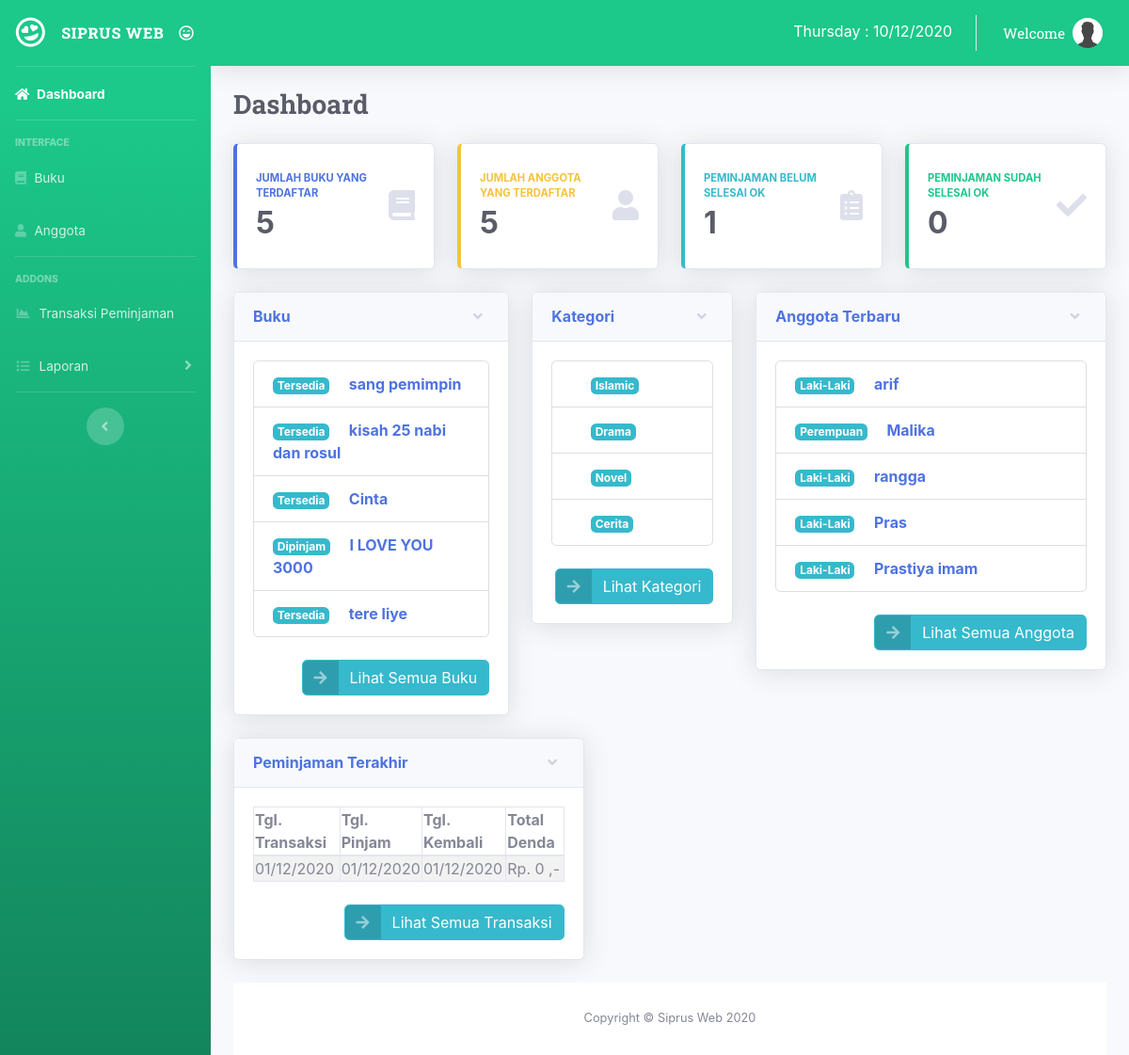
Screenshot of /index.php/admin with the database file from the repository.
### tables this page shows
CREATE TABLE `buku` (
  `id_buku` int(5) NOT NULL,
  `id_kategori` int(5) NOT NULL,
  `judul_buku` varchar(50) NOT NULL,
  `pengarang` varchar(35) NOT NULL,
  `thn_terbit` date NOT NULL,
  `penerbit` varchar(50) NOT NULL,
  `isbn` varchar(20) NOT NULL,
  `jumlah_buku` int(3) NOT NULL,
  `lokasi` enum('Rak 1','Rak 2','Rak 3') NOT NULL,
  `gambar` varchar(220) NOT NULL,
  `tgl_input` date NOT NULL,
  `status_buku` enum('1','0') NOT NULL
);

CREATE TABLE `kategori` (
  `id_kategori` int(11) NOT NULL,
  `nama_kategori` varchar(50) NOT NULL
);

CREATE TABLE `anggota` (
  `id_anggota` int(11) NOT NULL,
  `nama_anggota` varchar(50) NOT NULL,
  `gender` enum('Laki-Laki','Perempuan') NOT NULL,
  `no_telp` varchar(20) NOT NULL,
  `alamat` varchar(50) NOT NULL,
  `email` varchar(30) NOT NULL,
  `password` varchar(20) NOT NULL
);

CREATE TABLE `transaksi` (
  `id_pinjam` int(11) NOT NULL,
  `tgl_pencatatan` datetime NOT NULL,
  `id_anggota` int(4) NOT NULL,
  `id_buku` int(4) NOT NULL,
  `tgl_pinjam` date NOT NULL,
  `tgl_kembali` date NOT NULL,
  `denda` double NOT NULL,
  `tgl_pengembalian` date NOT NULL,
  `total_denda` double NOT NULL,
  `status_pengembalian` varchar(20) NOT NULL,
  `status_peminjaman` varchar(20) NOT NULL
);

### application/controllers/Admin.php (called while the page is built, shortened)
<?php
class Admin extends CI_Controller
{
  function index()
  {
    $data['title'] = 'Dashboard';
    $data['transaksi'] = $this->db->query("select * from transaksi order by id_pinjam
desc limit 10")->result();
    $data['anggota'] = $this->db->query("select * from anggota order by id_anggota
desc limit 10")->result();
    $data['buku'] = $this->db->query("select * from buku order by id_buku desc
limit 10")->result();
    $data['kategori'] = $this->db->query("select * from kategori order by id_kategori desc
limit 10")->result();
    $this->load->view('admin/header', $data);
    $this->load->view('admin/index', $data);
    $this->load->view('admin/footer');
  }
}

### index.php (called while the page is built, shortened)
<?php
require_once BASEPATH.'core/CodeIgniter.php';

### application/models/M_perpus.php (called while the page is built, shortened)
<?php
class M_perpus extends CI_model
{
	function edit_data($where,$table)
	{
		return $this->db->get_where($table,$where);
	}
	function get_data($table)
	{
		return $this->db->get($table);
	}
}
?>

### application/views/admin/index.php (the view, shortened to what this page needs)
        <div class="container-fluid">
          <div class="d-sm-flex align-items-center justify-content-between mb-4">
            <h1 class="h3 mb-0 font-weight-bold text-gray-800" style="font-family: 'Roboto Slab', serif;">Dashboard</h1>
          </div>
          <div class="row">
            <div class="col-xl-3 col-md-6 mb-4">
              <a href="<?php echo base_url().'admin/buku' ?>" style="text-decoration: none;">
              <div class="card border-left-primary shadow h-100 py-2">
                <div class="card-body">
                  <div class="row no-gutters align-items-center">
                    <div class="col mr-2">
                      <div class="text-xs font-weight-bold text-primary text-uppercase mb-1">Jumlah Buku yang terdaftar</div>
                      <div class="h2 mb-0 font-weight-bold text-gray-800"><?php echo $this->M_perpus->get_data('buku')->num_rows(); ?></div>
                    </div>
                    <div class="col-auto">
                      <i class="fas fa-book fa-2x text-gray-300"></i>
                    </div>
                  </div>
                </div>
              </div>
            </a>
            </div>
            <div class="col-xl-3 col-md-6 mb-4">
               <a href="<?php echo base_url().'admin/anggota' ?>" style="text-decoration: none;">
              <div class="card border-left-warning shadow h-100 py-2">
                <div class="card-body">
                  <div class="row no-gutters align-items-center">
                    <div class="col mr-2">
                      <div class="text-xs font-weight-bold text-warning text-uppercase mb-1">Jumlah Anggota yang terdaftar</div>
                      <div class="h2 mb-0 font-weight-bold text-gray-800"><?php echo $this->M_perpus->get_data('anggota')->num_rows(); ?></div>
                    </div>
                    <div class="col-auto">
                      <i class="fas fa-user fa-2x text-gray-300"></i>
                    </div>
                  </div>
                </div>
              </div>
            </a>
            </div>
            <div class="col-xl-3 col-md-6 mb-4">
               <a href="<?php echo base_url().'admin/peminjaman' ?>" style="text-decoration: none;">
              <div class="card border-left-info shadow h-100 py-2">
                <div class="card-body">
                  <div class="row no-gutters align-items-center">
                    <div class="col mr-2">
                      <div class="text-xs font-weight-bold text-info text-uppercase mb-1">Peminjaman belum selesai ok</div>
                      <div class="row no-gutters align-items-center">
                        <div class="col-auto">
                          <div class="h2 mb-0 mr-3 font-weight-bold text-gray-800"><?php echo $this->M_perpus->edit_data(array('status_peminjaman'=>0),'transaksi')->num_rows(); ?></div>
                        </div>
                      </div>
                    </div>
                    <div class="col-auto">
                      <i class="fas fa-clipboard-list fa-2x text-gray-300"></i>
                    </div>
                  </div>
                </div>
              </div>
            </a>
            </div>
            <div class="col-xl-3 col-md-6 mb-4">
               <a href="<?php echo base_url().'admin/transaksi_selesai' ?>" style="text-decoration: none;">
              <div class="card border-left-success shadow h-100 py-2">
                <div class="card-body">
                  <div class="row no-gutters align-items-center">
                    <div class="col mr-2">
                      <div class="text-xs font-weight-bold text-success text-uppercase mb-1">Peminjaman Sudah selesai ok</div>
                      <div class="h2 mb-0 font-weight-bold text-gray-800"><?php echo $this->M_perpus->edit_data(array('status_peminjaman'=>1),'transaksi')->num_rows(); ?></div>
                    </div>
                    <div class="col-auto">
                      <i class="fas fa-check fa-2x text-gray-300"></i>
                    </div>
                  </div>
                </div>
              </div>
            </div>
          </div>
          <div class="row">
               <div class="col-lg-4">
              <div class="card shadow mb-4">
                <a href="#buku" class="d-block card-header py-3" data-toggle="collapse" role="button" aria-expanded="true" aria-controls="buku">
                  <h6 class="m-0 font-weight-bold text-primary">Buku</h6>
                </a>
                <div class="collapse show" id="buku">
                  <div class="card-body">
                  <div class="panel-body">
                          <div class="list-group">
                            <?php foreach ($buku as $b) { ?>
                              <a href="#" class="list-group-item" style="text-decoration: none;">
                                <span class="badge badge-info"><?php if($b->status_buku==1){echo "Tersedia";} else{echo "Dipinjam";} ?></span>&emsp;
                                <span class="m-0 font-weight-bold text-primary"><?php echo $b->judul_buku; ?></span>
                              </a>
                            <?php } ?>
                          </div>
                          <br>
                          <div class="text-right">
                              <a href="<?php echo base_url().'admin/buku' ?>" class="btn btn-info btn-icon-split">
                              <span class="icon text-white-50">
                                <i class="fas fa-arrow-right"></i>
                              </span>
                              <span class="text">Lihat Semua Buku</span>
                            </a>
                          </div>
                  </div>
                </div>
              </div>
            </div>
          </div>
  <div class="col-lg-3">
              <div class="card shadow mb-4">
                <a href="#kategori" class="d-block card-header py-3" data-toggle="collapse" role="button" aria-expanded="true" aria-controls="kategori">
                  <h6 class="m-0 font-weight-bold text-primary">Kategori</h6>
                </a>
                <div class="collapse show" id="kategori">
                  <div class="card-body">
                  <div class="panel-body">
                              <div class="list-group">
                                <?php foreach ($kategori as $k) { ?>
                                  <a href="#" class="list-group-item" style="text-decoration: none;">
                                    <span class="badge badge-info"><?php echo $k->nama_kategori ?></span>
                                  </a>
                                <?php } ?>
                              </div>
                              <div class="text-right">
                                <br>
                                 <a href="<?php echo base_url().'admin/kategori' ?>" class="btn btn-info btn-icon-split">
                              <span class="icon text-white-50">
                                <i class="fas fa-arrow-right"></i>
                              </span>
                              <span class="text">Lihat Kategori</span>
                            </a>
                              </div>
                  </div>
                </div>
              </div>
            </div>
          </div>
               <div class="col-lg-5">
              <div class="card shadow mb-4">
                <a href="#anggota" class="d-block card-header py-3" data-toggle="collapse" role="button" aria-expanded="true" aria-controls="anggota">
                  <h6 class="m-0 font-weight-bold text-primary">Anggota Terbaru</h6>
                </a>
                <div class="collapse show" id="anggota">
                  <div class="card-body">
                  <div class="panel-body">
                              <div class="list-group">
                                <?php foreach ($anggota as $a) { ?>
                                  <a href="#" class="list-group-item" style="text-decoration: none;">
                                    <span class="badge badge-info"><?php echo $a->gender; ?></span>&emsp;
                                    <span class="m-0 font-weight-bold text-primary"><?php echo $a->nama_anggota; ?></span>
                                  </a>
                                <?php } ?>
                              </div>
                              <div class="text-right">
                                <br>
                                 <a href="<?php echo base_url().'admin/anggota' ?>" class="btn btn-info btn-icon-split">
                              <span class="icon text-white-50">
                                <i class="fas fa-arrow-right"></i>
                              </span>
                              <span class="text">Lihat Semua Anggota </span>
                            </a>
                              </div>
                  </div>
                </div>
              </div>
            </div>
          </div>
               <div class="col-lg-5">
              <div class="card shadow mb-4">
                <a href="#peminjaman" class="d-block card-header py-3" data-toggle="collapse" role="button" aria-expanded="true" aria-controls="peminjaman">
                  <h6 class="m-0 font-weight-bold text-primary">Peminjaman Terakhir</h6>
                </a>
                <div class="collapse show" id="peminjaman">
                  <div class="card-body">
                <div class="panel-body">
                              <div class="table-responsive">
                                <table class="tabel table-bordered tablehover table-striped">
                                  <thead>
                                    <tr>
                                      <th>Tgl. Transaksi</th>
                                      <th>Tgl. Pinjam</th>
                                      <th>Tgl. Kembali</th>
                                      <th>Total Denda</th>
                                    </tr>
                                  </thead>
                                  <tbody>
                                    <?php
                                    foreach ($transaksi as $p) {
                                      ?>
                                      <tr>
                                        <td><?php echo date('d/m/Y',strtotime($p->tgl_pencatatan)); ?></td>
                                        <td><?php echo date('d/m/Y',strtotime($p->tgl_pinjam)); ?></td>
                                        <td><?php echo date('d/m/Y',strtotime($p->tgl_kembali)); ?></td>
                                        <td><?php echo "Rp. ".number_format($p->total_denda)." ,-"; ?></td>
                                      </tr>
                                    <?php } ?>
                                  </tbody>
                                </table>
                              </div>
                                    <div class="text-right">
                                      <br>
                                       <a href="<?php echo base_url().'admin/transaksi' ?>" class="btn btn-info btn-icon-split">
                                        <span class="icon text-white-50">
                                          <i class="fas fa-arrow-right"></i>
                                        </span>
                                        <span class="text">Lihat Semua Transaksi </span>
                                      </a>
                                    </div>
                                  </div>
                </div>
              </div>
            </div>
          </div>
      </div>
</body>
</html>

### rows the page displays
buku: status_buku "Tersedia", judul_buku "sang pemimpin"
buku: status_buku "Tersedia", judul_buku "kisah 25 nabi dan rosul"
buku: status_buku "Tersedia", judul_buku "Cinta"
buku: status_buku "Dipinjam", judul_buku "I LOVE YOU 3000"
buku: status_buku "Tersedia", judul_buku "tere liye"
kategori: nama_kategori "Islamic"
kategori: nama_kategori "Drama"
kategori: nama_kategori "Novel"
kategori: nama_kategori "Cerita"
anggota: gender "Laki-Laki", nama_anggota "arif"
anggota: gender "Perempuan", nama_anggota "Malika"
anggota: gender "Laki-Laki", nama_anggota "rangga"
anggota: gender "Laki-Laki", nama_anggota "Pras"
anggota: gender "Laki-Laki", nama_anggota "Prastiya imam"
transaksi: tgl_pencatatan "01/12/2020", tgl_pinjam "01/12/2020", tgl_kembali "01/12/2020", total_denda "0"

### other values shown
$this->M_perpus->get_data('buku')->num_rows() "5"
$this->M_perpus->get_data('anggota')->num_rows() "5"
